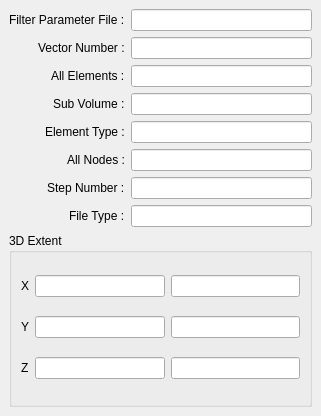
<?xml version="1.0" encoding="UTF-8"?>
<ui version="4.0">
 <class>FilterInfomation</class>
 <widget class="QDockWidget" name="FilterInfomation">
  <property name="geometry">
   <rect>
    <x>0</x>
    <y>0</y>
    <width>321</width>
    <height>416</height>
   </rect>
  </property>
  <property name="windowTitle">
   <string>FilterInfomation</string>
  </property>
  <widget class="QWidget" name="dockWidgetContents">
   <layout class="QGridLayout" name="gridLayout">
    <item row="8" column="0" alignment="Qt::AlignRight">
     <widget class="QLabel" name="fileTypeLbl">
      <property name="text">
       <string>File Type :</string>
      </property>
     </widget>
    </item>
    <item row="6" column="1">
     <widget class="QLineEdit" name="allNodesLEdit"/>
    </item>
    <item row="2" column="1">
     <widget class="QLineEdit" name="vectorNumberLEdit"/>
    </item>
    <item row="7" column="0" alignment="Qt::AlignRight">
     <widget class="QLabel" name="stepNumberLbl">
      <property name="text">
       <string>Step Number :</string>
      </property>
     </widget>
    </item>
    <item row="5" column="0" alignment="Qt::AlignRight">
     <widget class="QLabel" name="elementTypeLbl">
      <property name="text">
       <string>Element Type :</string>
      </property>
     </widget>
    </item>
    <item row="3" column="1">
     <widget class="QLineEdit" name="allElementsLEdit"/>
    </item>
    <item row="4" column="1">
     <widget class="QLineEdit" name="subVolumeLEdit"/>
    </item>
    <item row="3" column="0" alignment="Qt::AlignRight">
     <widget class="QLabel" name="allElementsLbl">
      <property name="text">
       <string>All Elements :</string>
      </property>
     </widget>
    </item>
    <item row="2" column="0" alignment="Qt::AlignRight">
     <widget class="QLabel" name="vectorNumberLbl">
      <property name="text">
       <string>Vector Number :</string>
      </property>
     </widget>
    </item>
    <item row="8" column="1">
     <widget class="QLineEdit" name="fileTypeLEdit"/>
    </item>
    <item row="7" column="1">
     <widget class="QLineEdit" name="stepNumberLEdit"/>
    </item>
    <item row="6" column="0" alignment="Qt::AlignRight">
     <widget class="QLabel" name="allNodesLbl">
      <property name="text">
       <string>All Nodes :</string>
      </property>
     </widget>
    </item>
    <item row="5" column="1">
     <widget class="QLineEdit" name="elementTypeLEdit"/>
    </item>
    <item row="9" column="0" colspan="2">
     <widget class="QGroupBox" name="threeDExtentGBox">
      <property name="title">
       <string>3D Extent</string>
      </property>
      <layout class="QGridLayout" name="gridLayout_2">
       <item row="2" column="1">
        <widget class="QLineEdit" name="zMinLEdit"/>
       </item>
       <item row="0" column="0">
        <widget class="QLabel" name="xLbl">
         <property name="text">
          <string>X</string>
         </property>
        </widget>
       </item>
       <item row="1" column="0">
        <widget class="QLabel" name="yLbl">
         <property name="text">
          <string>Y</string>
         </property>
        </widget>
       </item>
       <item row="0" column="1">
        <widget class="QLineEdit" name="xMinLEdit"/>
       </item>
       <item row="2" column="0">
        <widget class="QLabel" name="zLbl">
         <property name="text">
          <string>Z</string>
         </property>
        </widget>
       </item>
       <item row="1" column="1">
        <widget class="QLineEdit" name="yMinLEdit"/>
       </item>
       <item row="0" column="2">
        <widget class="QLineEdit" name="xMaxLEdit"/>
       </item>
       <item row="1" column="2">
        <widget class="QLineEdit" name="yMaxLEdit"/>
       </item>
       <item row="2" column="2">
        <widget class="QLineEdit" name="zMaxLEdit"/>
       </item>
      </layout>
     </widget>
    </item>
    <item row="4" column="0" alignment="Qt::AlignRight">
     <widget class="QLabel" name="subVolumeLbl">
      <property name="text">
       <string>Sub Volume :</string>
      </property>
     </widget>
    </item>
    <item row="1" column="1">
     <widget class="QLineEdit" name="filterParameterFileLEdit"/>
    </item>
    <item row="1" column="0" alignment="Qt::AlignRight">
     <widget class="QLabel" name="filterParameterFileLbl">
      <property name="text">
       <string>Filter Parameter File :</string>
      </property>
     </widget>
    </item>
   </layout>
  </widget>
 </widget>
 <resources/>
 <connections/>
</ui>
